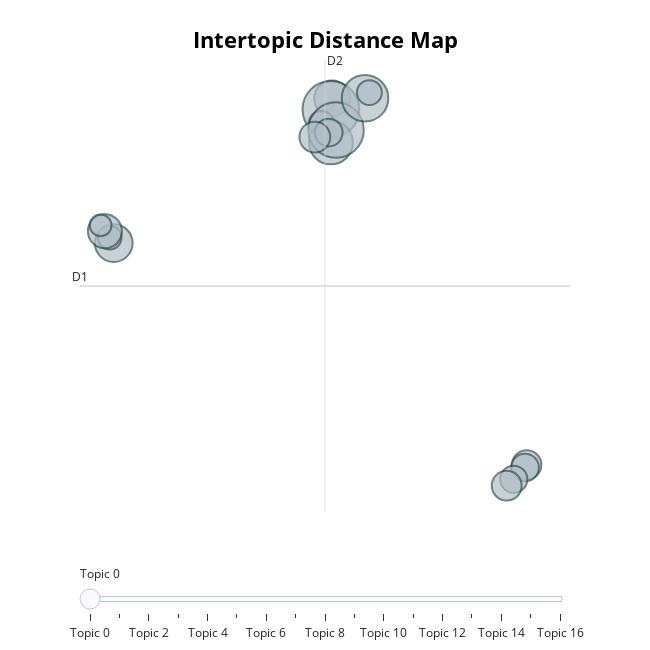

Notebook source saved alongside this figure:
### Code cell
model.visualize_topics()

### Figure 1 — Plotly figure (JSON) as saved in the notebook; plotly's stock layout.template omitted (floating-point values rounded to 4 significant figures)
{"data": [{"customdata": [[0, "tracking | trackers | tracker | object | target", 29], [1, "plant | fruit | crop | fruits | disease", 43], [2, "structural | crack | based | detection | monitoring", 108], [3, "face | facial | recognition | expression | expressions", 48], [4, "id | person | pedestrian | vehicle | world", 19], [5, "human | action | recognition | activity | motion", 39], [6, "deep | remote | classification | sensing | hyperspectral", 22], [7, "medical | segmentation | clinical | learning | deep", 65], [8, "learning | deep | networks | data | network", 104], [9, "fpga | cnn | hardware | accelerators | accelerator", 26], [10, "vr | iot | reality | systems | augmented", 16], [11, "text | image | language | word | captioning", 32], [12, "3d | point | shape | depth | data", 73], [13, "object | detection | detectors | small | detector", 26], [14, "saliency | attention | salient | maps | detection", 25], [15, "sparse | matrix | rank | norm | representation", 21], [16, "rain | image | images | streaks | enhancement", 30]], "hovertemplate": "<b>Topic %{customdata[0]}</b><br>%{customdata[1]}<br>Size: %{customdata[2]}", "legendgroup": "", "marker": {"color": "#B0BEC5", "line": {"color": "DarkSlateGrey", "width": 2}, "size": [29, 43, 108, 48, 19, 39, 22, 65, 104, 26, 16, 32, 73, 26, 25, 21, 30], "sizemode": "area", "sizeref": 0.0675, "symbol": "circle"}, "mode": "markers", "name": "", "orientation": "v", "showlegend": false, "type": "scatter", "x": [16.94, 5.518, 5.444, -7.3, -7.54, -7.817, 4.896, 5.449, 5.747, 5.32, -8.07, 4.505, 7.452, 16.84, 16.18, 7.706, 15.77], "xaxis": "x", "y": [-6.79, 9.283, 8.797, 2.935, 3.177, 3.453, 8.163, 7.347, 7.892, 7.78, 3.71, 7.584, 9.286, -6.91, -7.424, 9.533, -7.704], "yaxis": "y"}], "layout": {"annotations": [{"showarrow": false, "text": "D1", "x": -9.281, "y": 1.051, "yshift": 10}, {"showarrow": false, "text": "D2", "x": 5.101, "xshift": 10, "y": 10.96}], "height": 650, "hoverlabel": {"bgcolor": "white", "font": {"family": "Rockwell", "size": 16}}, "legend": {"itemsizing": "constant", "tracegroupgap": 0}, "margin": {"t": 60}, "shapes": [{"line": {"color": "#CFD8DC", "width": 2}, "type": "line", "x0": 5.101, "x1": 5.101, "y0": -8.86, "y1": 10.96}, {"line": {"color": "#9E9E9E", "width": 2}, "type": "line", "x0": -9.281, "x1": 19.48, "y0": 1.051, "y1": 1.051}], "sliders": [{"active": 0, "pad": {"t": 50}, "steps": [{"args": [{"marker.color": [["red", "#B0BEC5", "#B0BEC5", "#B0BEC5", "#B0BEC5", "#B0BEC5", "#B0BEC5", "#B0BEC5", "#B0BEC5", "#B0BEC5", "#B0BEC5", "#B0BEC5", "#B0BEC5", "#B0BEC5", "#B0BEC5", "#B0BEC5", "#B0BEC5"]]}], "label": "Topic 0", "method": "update"}, {"args": [{"marker.color": [["#B0BEC5", "red", "#B0BEC5", "#B0BEC5", "#B0BEC5", "#B0BEC5", "#B0BEC5", "#B0BEC5", "#B0BEC5", "#B0BEC5", "#B0BEC5", "#B0BEC5", "#B0BEC5", "#B0BEC5", "#B0BEC5", "#B0BEC5", "#B0BEC5"]]}], "label": "Topic 1", "method": "update"}, {"args": [{"marker.color": [["#B0BEC5", "#B0BEC5", "red", "#B0BEC5", "#B0BEC5", "#B0BEC5", "#B0BEC5", "#B0BEC5", "#B0BEC5", "#B0BEC5", "#B0BEC5", "#B0BEC5", "#B0BEC5", "#B0BEC5", "#B0BEC5", "#B0BEC5", "#B0BEC5"]]}], "label": "Topic 2", "method": "update"}, {"args": [{"marker.color": [["#B0BEC5", "#B0BEC5", "#B0BEC5", "red", "#B0BEC5", "#B0BEC5", "#B0BEC5", "#B0BEC5", "#B0BEC5", "#B0BEC5", "#B0BEC5", "#B0BEC5", "#B0BEC5", "#B0BEC5", "#B0BEC5", "#B0BEC5", "#B0BEC5"]]}], "label": "Topic 3", "method": "update"}, {"args": [{"marker.color": [["#B0BEC5", "#B0BEC5", "#B0BEC5", "#B0BEC5", "red", "#B0BEC5", "#B0BEC5", "#B0BEC5", "#B0BEC5", "#B0BEC5", "#B0BEC5", "#B0BEC5", "#B0BEC5", "#B0BEC5", "#B0BEC5", "#B0BEC5", "#B0BEC5"]]}], "label": "Topic 4", "method": "update"}, {"args": [{"marker.color": [["#B0BEC5", "#B0BEC5", "#B0BEC5", "#B0BEC5", "#B0BEC5", "red", "#B0BEC5", "#B0BEC5", "#B0BEC5", "#B0BEC5", "#B0BEC5", "#B0BEC5", "#B0BEC5", "#B0BEC5", "#B0BEC5", "#B0BEC5", "#B0BEC5"]]}], "label": "Topic 5", "method": "update"}, {"args": [{"marker.color": [["#B0BEC5", "#B0BEC5", "#B0BEC5", "#B0BEC5", "#B0BEC5", "#B0BEC5", "red", "#B0BEC5", "#B0BEC5", "#B0BEC5", "#B0BEC5", "#B0BEC5", "#B0BEC5", "#B0BEC5", "#B0BEC5", "#B0BEC5", "#B0BEC5"]]}], "label": "Topic 6", "method": "update"}, {"args": [{"marker.color": [["#B0BEC5", "#B0BEC5", "#B0BEC5", "#B0BEC5", "#B0BEC5", "#B0BEC5", "#B0BEC5", "red", "#B0BEC5", "#B0BEC5", "#B0BEC5", "#B0BEC5", "#B0BEC5", "#B0BEC5", "#B0BEC5", "#B0BEC5", "#B0BEC5"]]}], "label": "Topic 7", "method": "update"}, {"args": [{"marker.color": [["#B0BEC5", "#B0BEC5", "#B0BEC5", "#B0BEC5", "#B0BEC5", "#B0BEC5", "#B0BEC5", "#B0BEC5", "red", "#B0BEC5", "#B0BEC5", "#B0BEC5", "#B0BEC5", "#B0BEC5", "#B0BEC5", "#B0BEC5", "#B0BEC5"]]}], "label": "Topic 8", "method": "update"}, {"args": [{"marker.color": [["#B0BEC5", "#B0BEC5", "#B0BEC5", "#B0BEC5", "#B0BEC5", "#B0BEC5", "#B0BEC5", "#B0BEC5", "#B0BEC5", "red", "#B0BEC5", "#B0BEC5", "#B0BEC5", "#B0BEC5", "#B0BEC5", "#B0BEC5", "#B0BEC5"]]}], "label": "Topic 9", "method": "update"}, {"args": [{"marker.color": [["#B0BEC5", "#B0BEC5", "#B0BEC5", "#B0BEC5", "#B0BEC5", "#B0BEC5", "#B0BEC5", "#B0BEC5", "#B0BEC5", "#B0BEC5", "red", "#B0BEC5", "#B0BEC5", "#B0BEC5", "#B0BEC5", "#B0BEC5", "#B0BEC5"]]}], "label": "Topic 10", "method": "update"}, {"args": [{"marker.color": [["#B0BEC5", "#B0BEC5", "#B0BEC5", "#B0BEC5", "#B0BEC5", "#B0BEC5", "#B0BEC5", "#B0BEC5", "#B0BEC5", "#B0BEC5", "#B0BEC5", "red", "#B0BEC5", "#B0BEC5", "#B0BEC5", "#B0BEC5", "#B0BEC5"]]}], "label": "Topic 11", "method": "update"}, {"args": [{"marker.color": [["#B0BEC5", "#B0BEC5", "#B0BEC5", "#B0BEC5", "#B0BEC5", "#B0BEC5", "#B0BEC5", "#B0BEC5", "#B0BEC5", "#B0BEC5", "#B0BEC5", "#B0BEC5", "red", "#B0BEC5", "#B0BEC5", "#B0BEC5", "#B0BEC5"]]}], "label": "Topic 12", "method": "update"}, {"args": [{"marker.color": [["#B0BEC5", "#B0BEC5", "#B0BEC5", "#B0BEC5", "#B0BEC5", "#B0BEC5", "#B0BEC5", "#B0BEC5", "#B0BEC5", "#B0BEC5", "#B0BEC5", "#B0BEC5", "#B0BEC5", "red", "#B0BEC5", "#B0BEC5", "#B0BEC5"]]}], "label": "Topic 13", "method": "update"}, {"args": [{"marker.color": [["#B0BEC5", "#B0BEC5", "#B0BEC5", "#B0BEC5", "#B0BEC5", "#B0BEC5", "#B0BEC5", "#B0BEC5", "#B0BEC5", "#B0BEC5", "#B0BEC5", "#B0BEC5", "#B0BEC5", "#B0BEC5", "red", "#B0BEC5", "#B0BEC5"]]}], "label": "Topic 14", "method": "update"}, {"args": [{"marker.color": [["#B0BEC5", "#B0BEC5", "#B0BEC5", "#B0BEC5", "#B0BEC5", "#B0BEC5", "#B0BEC5", "#B0BEC5", "#B0BEC5", "#B0BEC5", "#B0BEC5", "#B0BEC5", "#B0BEC5", "#B0BEC5", "#B0BEC5", "red", "#B0BEC5"]]}], "label": "Topic 15", "method": "update"}, {"args": [{"marker.color": [["#B0BEC5", "#B0BEC5", "#B0BEC5", "#B0BEC5", "#B0BEC5", "#B0BEC5", "#B0BEC5", "#B0BEC5", "#B0BEC5", "#B0BEC5", "#B0BEC5", "#B0BEC5", "#B0BEC5", "#B0BEC5", "#B0BEC5", "#B0BEC5", "red"]]}], "label": "Topic 16", "method": "update"}]}], "title": {"font": {"color": "Black", "size": 22}, "text": "<b>Intertopic Distance Map</b>", "x": 0.5, "xanchor": "center", "y": 0.95, "yanchor": "top"}, "width": 650, "xaxis": {"anchor": "y", "domain": [0, 1], "range": [-9.281, 19.48], "title": {"text": ""}, "visible": false}, "yaxis": {"anchor": "x", "domain": [0, 1], "range": [-8.86, 10.96], "title": {"text": ""}, "visible": false}}}
